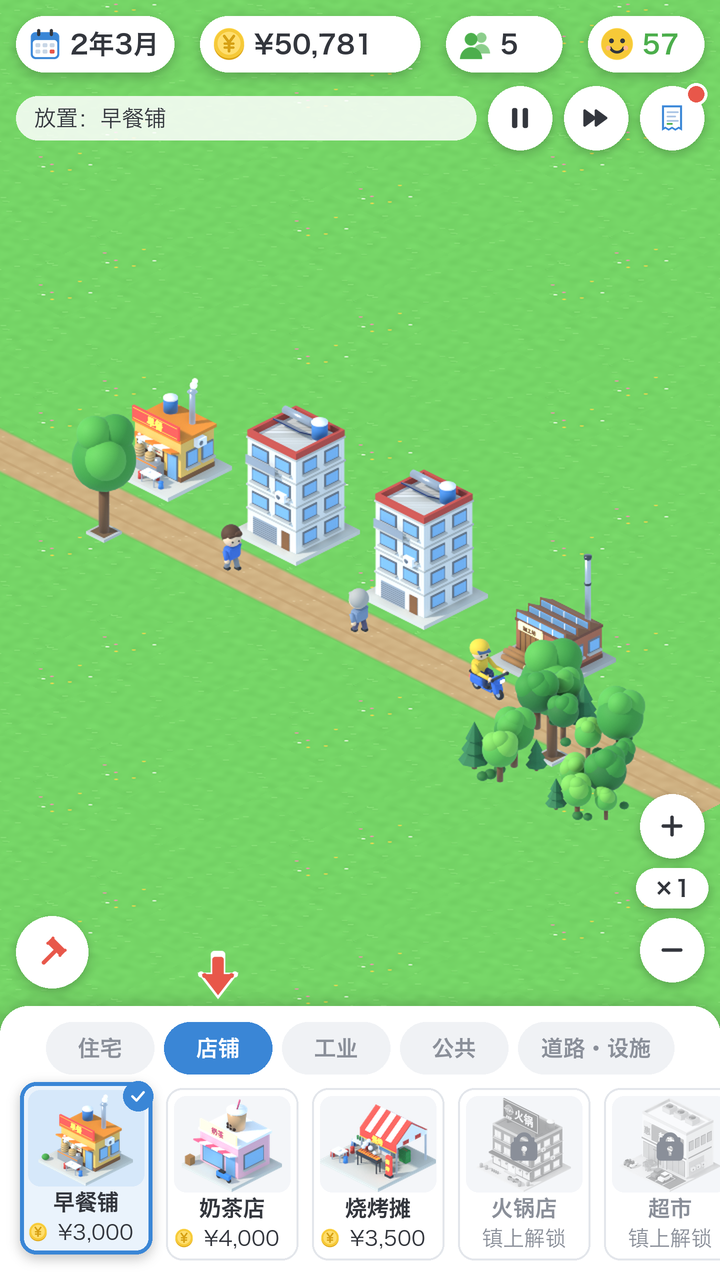

The Python source for this figure:
#!/usr/bin/env python3
"""
界面示意图（T406 / T407）：按代码里的尺寸常量画 720×1280 的静态图，先看比例和配色。

输出（docs/ui/）：
  mockup.png         主界面：顶栏 + 底栏（店铺页签、开局提示箭头、选中 / 买不起 / 未解锁三种卡片）
  mockup-drawer.png  建筑详情抽屉（小作坊）
  mockup-intro.png   开场第 2 张卡片
  mockup-all.png     三张并排，给人看

地图背景用真贴图（art/atlas.png、art/ground/ground.png）拼一小段开局：土路 + 两栋自建房 + 早餐铺 + 小作坊。
数字都是写死的样例，不读模拟层。坐标系：左上原点（PIL），和 Cocos 的中心原点换算见各段注释。

用法：python3 docs/ui/mockup.py
"""
import json
import os

from PIL import Image, ImageDraw, ImageFilter, ImageFont

HERE = os.path.dirname(os.path.abspath(__file__))
ROOT = os.path.dirname(os.path.dirname(HERE))
RES = os.path.join(ROOT, 'county-tycoon', 'assets', 'resources')
ICONS = os.path.join(RES, 'ui', 'icons')

W, H = 720, 1280
SS = 2  # 超采样

GREEN = (76, 174, 76)
BLUE = (58, 134, 214)
YELLOW = (246, 201, 56)
CORAL = (232, 87, 74)
INK = (51, 54, 61)
SUB = (138, 143, 153)
GOLD = (211, 154, 0)
WHITE = (255, 255, 255)
BLOCK = (244, 246, 249)
BUTTON = (240, 242, 245)
BORDER = (227, 230, 235)
DIVIDER = (238, 240, 243)
SELECTED = (234, 243, 252)

FONT_R = '/System/Library/Fonts/Hiragino Sans GB.ttc'
FONT_B_INDEX = 2


def font(size, bold=False):
    return ImageFont.truetype(FONT_R, int(size * SS), index=FONT_B_INDEX if bold else 0)


def s(v):
    return int(round(v * SS))


class Canvas:
    def __init__(self, bg):
        self.im = bg.resize((W * SS, H * SS), Image.LANCZOS).convert('RGBA')

    def layer(self):
        return Image.new('RGBA', self.im.size, (0, 0, 0, 0))

    def merge(self, lay):
        self.im = Image.alpha_composite(self.im, lay)

    def shadow(self, box, r, blur=12, dy=4, alpha=60):
        lay = self.layer()
        d = ImageDraw.Draw(lay)
        x0, y0, x1, y1 = box
        d.rounded_rectangle([s(x0), s(y0 + dy), s(x1), s(y1 + dy)], radius=s(r), fill=(0, 0, 0, alpha))
        lay = lay.filter(ImageFilter.GaussianBlur(s(blur) / 2))
        self.merge(lay)

    def rrect(self, box, r, fill, outline=None, width=0, shadow=False):
        if shadow:
            self.shadow(box, r)
        lay = self.layer()
        d = ImageDraw.Draw(lay)
        x0, y0, x1, y1 = box
        d.rounded_rectangle([s(x0), s(y0), s(x1), s(y1)], radius=s(r), fill=fill,
                            outline=outline, width=s(width) if width else 0)
        self.merge(lay)

    def circle(self, cx, cy, r, fill, shadow=False):
        if shadow:
            self.shadow((cx - r, cy - r, cx + r, cy + r), r, blur=10, dy=3)
        lay = self.layer()
        d = ImageDraw.Draw(lay)
        d.ellipse([s(cx - r), s(cy - r), s(cx + r), s(cy + r)], fill=fill)
        self.merge(lay)

    def rect(self, box, fill):
        lay = self.layer()
        ImageDraw.Draw(lay).rectangle([s(v) for v in box], fill=fill)
        self.merge(lay)

    def text(self, x, y, t, size, color, bold=False, anchor='lm', maxw=None):
        f = font(size, bold)
        if maxw:
            while f.getlength(t) > s(maxw) and size > 10:
                size -= 1
                f = font(size, bold)
        lay = self.layer()
        ImageDraw.Draw(lay).text((s(x), s(y)), t, font=f, fill=color, anchor=anchor)
        self.merge(lay)
        return f.getlength(t) / SS

    def icon(self, name, cx, cy, size, tint=None):
        im = Image.open(os.path.join(ICONS, name + '.png')).convert('RGBA').resize((s(size), s(size)), Image.LANCZOS)
        if tint:
            solid = Image.new('RGBA', im.size, tint + (255,))
            solid.putalpha(im.getchannel('A'))
            im = solid
        self.im.alpha_composite(im, (s(cx - size / 2), s(cy - size / 2)))

    def sprite(self, img, cx, bottom, scale, gray=False, alpha=1.0):
        w, h = img.size
        im = img.resize((max(1, int(w * scale * SS)), max(1, int(h * scale * SS))), Image.LANCZOS)
        if gray:
            a = im.getchannel('A')
            im = im.convert('L').convert('RGBA')
            im.putalpha(a)
        if alpha < 1:
            a = im.getchannel('A').point(lambda v: int(v * alpha))
            im.putalpha(a)
        self.im.alpha_composite(im, (int(cx * SS - im.size[0] / 2), int(bottom * SS - im.size[1])))

    def shade(self, rgba):
        lay = Image.new('RGBA', self.im.size, rgba)
        self.merge(lay)

    def save(self, path):
        self.im.resize((W, H), Image.LANCZOS).convert('RGB').save(path)


# ───────────────────────── 地图背景（真贴图） ─────────────────────────

def load_art():
    atlas = Image.open(os.path.join(RES, 'art', 'atlas.png')).convert('RGBA')
    frames = json.load(open(os.path.join(RES, 'art', 'atlas-frames.json')))['frames']
    ground = Image.open(os.path.join(RES, 'art', 'ground', 'ground.png')).convert('RGBA')
    gnames = json.load(open(os.path.join(RES, 'art', 'ground', 'ground-frames.json')))['frames']

    def b(name):
        x, y, w, h = frames[name]
        return atlas.crop((x, y, x + w, y + h))

    def g(name):
        i = gnames[name]
        cols = ground.size[0] // 128
        c, r = i % cols, i // cols
        return ground.crop((c * 128, r * 64, c * 128 + 128, r * 64 + 64))

    return b, g


def map_background(b, g):
    """一屏地图：草地铺满 + 一条斜向土路 + 路北四栋（和开局一样）。贴图 4 倍，按 1.0 倍画（≈ 游戏默认缩放）"""
    bg = Image.new('RGBA', (W, H), (110, 196, 84, 255))
    grass = [g(f'grass-{i}') for i in range(4)]
    # 等距铺草：tile 128×64
    for row in range(-2, 44):
        for col in range(-2, 8):
            x = col * 128 + (64 if row % 2 else 0) - 64
            y = row * 32 - 32
            t = grass[(row * 7 + col * 3) % 4]
            bg.alpha_composite(t, (x, y))
    # 土路：沿 gx 方向（右下）
    road = g('dirt-5')
    cx0, cy0 = 40, 470
    tiles = []
    for i in range(-1, 11):
        tiles.append((cx0 + i * 64, cy0 + i * 32))
    for x, y in tiles:
        bg.alpha_composite(road, (int(x - 64), int(y - 32)))
    # 路北一排：沿路方向的格子往"上"偏一格（-64, +... 等距上方 = (+64,-32) 的法向）→ (x+64-64, y-32-32)
    lots = [(1, 'breakfast'), (3, 'house'), (5, 'house'), (7, 'workshop')]
    for i, name in lots:
        x, y = tiles[i + 1]
        tx, ty = x + 64, y - 32   # 路北的格子中心
        im = b(name)
        bg.alpha_composite(im, (int(tx - im.size[0] / 2), int(ty + 32 - im.size[1])))
    # 行道树、几个行人
    for i, name in ((2, 'tree'), (9, 'tree')):
        x, y = tiles[i]
        im = b(name)
        bg.alpha_composite(im, (int(x - 64 - im.size[0] / 2 + 64), int(y + 64 - im.size[1])))
    for i, name in ((4, 'ped1-front0'), (6, 'ped3-back0'), (8, 'scoot0-front')):
        x, y = tiles[i]
        im = b(name)
        bg.alpha_composite(im, (int(x - im.size[0] / 2), int(y + 8 - im.size[1])))
    # 远处一片树林
    for k, (x, y) in enumerate(((560, 760), (620, 790), (500, 800), (590, 840))):
        im = b(f'terrain-forest-{k % 4}')
        bg.alpha_composite(im, (x - im.size[0] // 2, y - im.size[1]))
    return bg


# ───────────────────────── 顶栏 ─────────────────────────

def top_bar(c, date='2年3月', funds='¥50,781', pop='5', mood='57', hint='点建筑看详情；底部选建筑后可放置',
            speed=1, report_dot=True):
    widths = [158, 220, 116, 116]
    gap = (W - 32 - sum(widths)) / 3
    x = 16
    cy = 16 + 28
    for w, ic, t in zip(widths, ['calendar', 'coin', 'people', 'smile'], [date, funds, pop, mood]):
        c.rrect((x, cy - 28, x + w, cy + 28), 28, WHITE, shadow=True)
        c.icon(ic, x + 10 + 19, cy, 38)
        color = GREEN if ic == 'smile' else INK
        c.text(x + 54, cy, t, 26, color, bold=True, maxw=w - 64)
        x += w + gap

    cy2 = 16 + 56 + 14 + 32
    bx = [520, 596, 672]
    # 播放/暂停
    c.circle(bx[0], cy2, 32, BLUE if speed == 0 else WHITE, shadow=True)
    c.icon('play' if speed == 0 else 'pause', bx[0], cy2, 32, WHITE if speed == 0 else INK)
    c.circle(bx[1], cy2, 32, BLUE if speed == 2 else WHITE, shadow=True)
    c.icon('fast', bx[1], cy2, 32, WHITE if speed == 2 else INK)
    c.circle(bx[2], cy2, 32, WHITE, shadow=True)
    c.icon('bill', bx[2], cy2, 32)
    if report_dot:
        c.circle(bx[2] + 24, cy2 - 24, 11, WHITE)
        c.circle(bx[2] + 24, cy2 - 24, 8, CORAL)
    hint_w = bx[0] - 32 - 12 - 16
    c.rrect((16, cy2 - 22, 16 + hint_w, cy2 + 22), 22, (255, 255, 255, 215))
    c.text(16 + 18, cy2, hint, 22, INK, maxw=hint_w - 32)


# ───────────────────────── 底栏 ─────────────────────────

CARD_W, CARD_H = 132, 172


def card(c, b, g, x, top, name, price, sprite, state='normal', unlock=None):
    sel = state == 'selected'
    lift = 6 if sel else 0
    y0 = top - lift
    box = (x, y0, x + CARD_W, y0 + CARD_H)
    if sel:
        c.rrect(box, 16, SELECTED, outline=BLUE, width=4, shadow=True)
    else:
        c.rrect(box, 16, WHITE, outline=BORDER, width=2)
    img = (x + 8, y0 + 8, x + CARD_W - 8, y0 + 8 + 96)
    c.rrect(img, 12, (214, 232, 250) if sel else BLOCK)
    if sprite is not None:
        sw, sh = sprite.size
        k = min((CARD_W - 16) / sw, 96 / sh)
        dim = state in ('poor', 'locked')
        c.sprite(sprite, x + CARD_W / 2, y0 + 8 + 96, k, gray=dim, alpha=0.45 if state == 'locked' else (0.8 if dim else 1))
    if state == 'locked':
        c.icon('lock', x + CARD_W / 2, y0 + 8 + 48, 40, SUB)
    c.text(x + CARD_W / 2, y0 + CARD_H - 52, name, 22, SUB if state == 'locked' else INK, bold=True, anchor='mm', maxw=CARD_W - 12)
    if state == 'locked':
        c.text(x + CARD_W / 2, y0 + CARD_H - 22, unlock, 21, SUB, anchor='mm')
    else:
        c.icon('coin', x + 18, y0 + CARD_H - 22, 22)
        c.text(x + CARD_W / 2 + 10, y0 + CARD_H - 22, price, 21, CORAL if state == 'poor' else INK, anchor='mm')
    if sel:
        c.circle(x + CARD_W - 14, y0 + 14, 15, BLUE)
        c.icon('check', x + CARD_W - 14, y0 + 14, 18)


def bottom_bar(c, b, g, tab='店铺', arrow=True):
    top = H - 274
    c.shadow((0, top, W, H + 40), 28, blur=16, dy=-2, alpha=50)
    c.rrect((0, top, W, H + 40), 28, WHITE)
    # 页签
    tabs = [('住宅', 108), ('店铺', 108), ('工业', 108), ('公共', 108), ('道路·设施', 156)]
    total = sum(w for _, w in tabs) + 10 * 4
    x = W / 2 - total / 2
    ty = top + 16 + 26
    tab_x = {}
    for name, w in tabs:
        on = name == tab
        c.rrect((x, ty - 26, x + w, ty + 26), 26, BLUE if on else BUTTON)
        c.text(x + w / 2, ty, name, 22, WHITE if on else SUB, bold=True, anchor='mm')
        tab_x[name] = x + w / 2
        x += w + 10
    # 卡片：店铺页（前 5 张，第 5 张被屏幕边裁掉 = 能滑）
    items = [('早餐铺', '¥3,000', 'breakfast', 'selected', None),
             ('奶茶店', '¥4,000', 'milk-tea', 'normal', None),
             ('烧烤摊', '¥3,500', 'bbq', 'normal', None),
             ('火锅店', '¥16,000', 'hotpot', 'locked', '镇上解锁'),
             ('超市', '¥15,000', 'supermarket', 'locked', '镇上解锁')]
    cx = 20
    ctop = H - 20 - CARD_H
    for name, price, sid, st, un in items:
        card(c, b, g, cx, ctop, name, price, b(sid), st, un)
        cx += CARD_W + 14
    # 拆除按钮（左上浮）
    c.circle(16 + 36, top - 18 - 36, 36, WHITE, shadow=True)
    c.icon('demolish', 52, top - 54, 36, CORAL)
    # 开局箭头
    if arrow:
        ax, ay = tab_x['店铺'], ty - 26 - 40 - 7
        c.icon('arrow-down', ax, ay, 58, WHITE)
        c.icon('arrow-down', ax, ay + 1, 46, CORAL)
    return top


def zoom_buttons(c, bar_top):
    x = W - 16 - 32
    bottom = bar_top - 24
    y_minus = bottom - 32
    y_mid = y_minus - 32 - 10 - 20
    y_plus = y_mid - 20 - 10 - 32
    c.circle(x, y_plus, 32, WHITE, shadow=True)
    c.icon('plus', x, y_plus, 30, INK)
    c.rrect((x - 36, y_mid - 20, x + 36, y_mid + 20), 20, WHITE, shadow=True)
    c.text(x, y_mid, '×1', 22, INK, bold=True, anchor='mm')
    c.circle(x, y_minus, 32, WHITE, shadow=True)
    c.icon('minus', x, y_minus, 30, INK)


# ───────────────────────── 抽屉 ─────────────────────────

def drawer(c, b):
    ch = 760
    top = H - ch
    c.shade((20, 28, 40, 90))
    c.shadow((0, top, W, H + 40), 28, blur=18, dy=-3, alpha=60)
    c.rrect((0, top, W, H + 40), 28, WHITE)
    c.rrect((W / 2 - 36, top + 12, W / 2 + 36, top + 20), 4, BORDER)
    ty = top + 60
    tw = c.text(32, ty, '小作坊', 32, INK, bold=True)
    # 类别标签
    tag_w = 2 * 20 + 22
    c.rrect((32 + tw + 14, ty - 17, 32 + tw + 14 + tag_w, ty + 17), 17, (58, 134, 214, 34))
    c.text(32 + tw + 14 + tag_w / 2, ty, '工业', 20, BLUE, anchor='mm')
    # 换朝向按钮
    fx = 552
    c.rrect((fx - 74, ty - 26, fx + 74, ty + 26), 26, BUTTON)
    c.icon('rotate', fx - 36, ty, 26, INK)
    c.text(fx + 14, ty, '换朝向', 22, INK, anchor='mm')
    # 关闭
    c.circle(668, ty, 28, BUTTON)
    c.icon('close', 668, ty, 28, SUB)
    c.rect((32, top + 107, W - 32, top + 109), DIVIDER)

    ctop = top + 116
    cw = W - 64
    tile_w = (cw - 32) / 3
    tiles = [('上月营业额', '¥3,600', GOLD), ('服务人次', '180', BLUE), ('上交税款', '¥540', GREEN)]
    for i, (cap, val, col) in enumerate(tiles):
        x0 = 32 + i * (tile_w + 16)
        c.rrect((x0, ctop, x0 + tile_w, ctop + 108), 16, BLOCK)
        c.text(x0 + tile_w / 2, ctop + 54 - 22, cap, 22, SUB, anchor='mm')
        c.text(x0 + tile_w / 2, ctop + 54 + 18, val, 32, col, bold=True, anchor='mm')
    sy = ctop + 108 + 36
    c.rrect((32, sy - 13, 38, sy + 13), 3, BLUE)
    c.text(48, sy, '员工名单', 26, INK, bold=True)
    c.text(W - 32, sy, '4 人', 22, SUB, anchor='rm')

    people = [('王建国', 'M', '58 岁 · 作坊工', 62, GREEN),
              ('张伟', 'M', '27 岁 · 作坊工', 71, GREEN),
              ('李秀兰', 'F', '55 岁 · 作坊工', 48, GOLD),
              ('赵培根', 'M', '31 岁 · 作坊工', 35, CORAL)]
    ry = sy + 30
    for name, gender, info, mood, mc in people:
        cy = ry + 38
        av = (227, 239, 251) if gender == 'M' else (253, 236, 232)
        c.circle(32 + 26, cy, 24, av)
        c.text(32 + 26, cy, name[0], 22, BLUE if gender == 'M' else CORAL, bold=True, anchor='mm')
        c.text(32 + 66, cy - 14, name, 26, BLUE)
        c.text(32 + 66, cy + 16, info, 22, SUB)
        c.text(W - 36, cy - 16, '心情', 20, SUB, anchor='rm')
        c.text(W - 36, cy + 12, str(mood), 26, mc, bold=True, anchor='rm')
        c.rect((32 + 64, ry + 75, W - 32, ry + 77), DIVIDER)
        ry += 76


# ───────────────────────── 开场卡片 ─────────────────────────

def intro(c):
    c.shade((24, 36, 52, 150))
    # 跳过
    c.rrect((W - 24 - 112, 176, W - 24, 228), 26, (255, 255, 255, 230))
    c.text(W - 24 - 56, 202, '跳过', 22, INK, anchor='mm')
    cw, chh = 580, 520
    x0, y0 = (W - cw) / 2, (H - chh) / 2
    c.rrect((x0, y0, x0 + cw, y0 + chh), 28, WHITE, shadow=True)
    icy = y0 + 130
    c.circle(W / 2, icy, 75, BLOCK)
    c.icon('coin', W / 2, icy, 100)
    c.text(W / 2, y0 + chh / 2 + 40, '这次回来，你带了一笔启动资金', 32, INK, anchor='mm')
    c.text(W / 2, y0 + chh / 2 + 120, '¥100,000', 64, GOLD, bold=True, anchor='mm')
    dy = y0 + chh - 70
    c.circle(W / 2 - 26, dy, 5, BORDER)
    c.rrect((W / 2 - 12, dy - 5, W / 2 + 12, dy + 5), 5, BLUE)
    c.circle(W / 2 + 26, dy, 5, BORDER)
    c.text(W / 2, y0 + chh - 36, '点击继续', 22, SUB, anchor='mm')


def main():
    b, g = load_art()
    bg = map_background(b, g)

    c = Canvas(bg)
    top_bar(c, hint='放置：早餐铺')
    bar_top = bottom_bar(c, b, g)
    zoom_buttons(c, bar_top)
    c.save(os.path.join(HERE, 'mockup.png'))

    c2 = Canvas(bg)
    top_bar(c2)
    bottom_bar(c2, b, g, arrow=False)
    drawer(c2, b)
    c2.save(os.path.join(HERE, 'mockup-drawer.png'))

    c3 = Canvas(bg)
    top_bar(c3, funds='¥0', hint='', report_dot=False, speed=0)
    bottom_bar(c3, b, g, arrow=False)
    intro(c3)
    c3.save(os.path.join(HERE, 'mockup-intro.png'))

    gap = 40
    allim = Image.new('RGB', (W * 3 + gap * 4, H + gap * 2), (232, 235, 240))
    for i, n in enumerate(('mockup.png', 'mockup-drawer.png', 'mockup-intro.png')):
        allim.paste(Image.open(os.path.join(HERE, n)), (gap + i * (W + gap), gap))
    allim.save(os.path.join(HERE, 'mockup-all.png'))
    print('mockup → docs/ui/')


if __name__ == '__main__':
    main()
